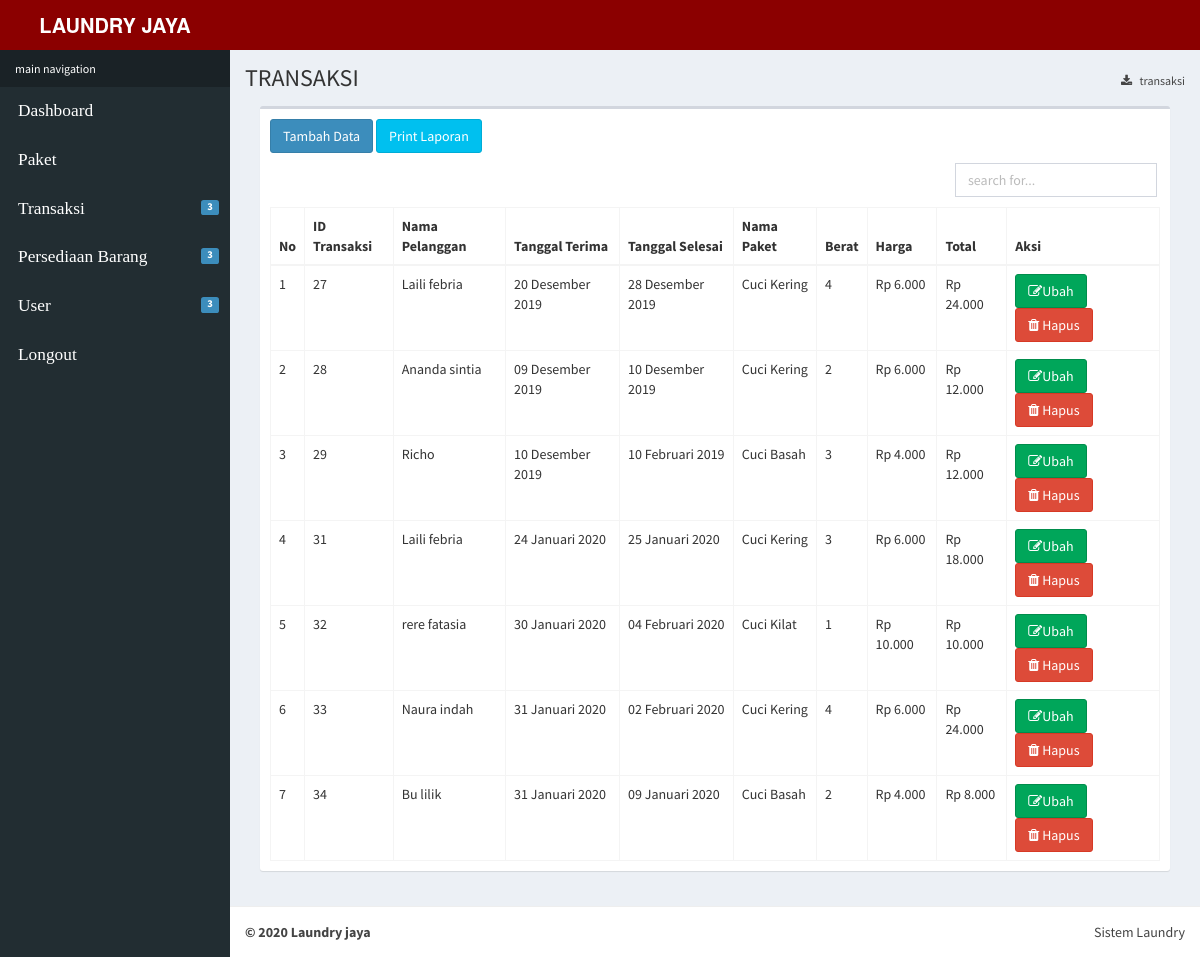
The page /index.php?p=transaksi (signed in) on the database its author committed.
### tables this page shows
CREATE TABLE `transaksi` (
  `id_trans` int(255) NOT NULL,
  `nama_pelanggan` varchar(255) NOT NULL,
  `tgl_terima` date NOT NULL,
  `tgl_selesai` date NOT NULL,
  `nama_paket` varchar(255) NOT NULL,
  `berat` int(255) NOT NULL,
  `harga` int(11) NOT NULL,
  `total` int(100) NOT NULL,
  `status` varchar(255) NOT NULL
);

### transaksi/transaksi_index.php (the view, shortened to what this page needs)
<section class="content-header">
  <h1>
    TRANSAKSI
  </h1>
  <ol class="breadcrumb">
    <li><a href="#"><i class="fa fa-download"></i> transaksi</a></li>
  </ol>
<section class="content">
  <div class="row">
    <div class="col-xs-12">
      <div class="box">
        <div class="box-header">
        <a href="?p=input_transaksi">
          <button type="button" class="btn btn-primary">Tambah Data</button>
        </a>
        <button type="button" class="btn btn-info" data-toggle="modal" data-target="#myModal">Print Laporan</button>
        </div>
        <div class="box-body">
        <div class="col-md-12 col-sm-12">
            <div style="float: right; width: 50%; padding: 10px; margin-top: -20px; margin-right: -230px;">
              <form action="" method="post" class="d-none d-md-inline-block form-inline ml-auto mr-0 mr-md my-1 my-md-0">
                <div class="input-group">
                  <input type="text" class="form-control" name="cari" autofocus placeholder="search for..." aria-label="search" aria-describedby="basic-addon2" autocomplete="off"  id="keyword">
               </div>
             </form>
          </div>
          </div>
          <?php
                $cari="";
              ?>
          <table id="example2" class="table table-bordered table-hover">
            <thead>
              <tr>
                <th>No</th>
                <th>ID Transaksi</th>
                <th>Nama Pelanggan</th>
                <th>Tanggal Terima</th>
                <th>Tanggal Selesai</th>
                <th>Nama Paket</th>
                <th>Berat</th>
                <th>Harga</th>
                <th>Total</th>
                <th>Aksi</th>
              </tr>
            </thead>
            <tbody>
              <tr>
              <?php
              include 'koneksi.php';
                $query="SELECT * FROM transaksi where nama_pelanggan like '%".$cari."%'";
                $no = 1;
                $sql= mysqli_query($connect, $query);
                if(mysqli_num_rows($sql) >0){
                    while($data=mysqli_fetch_assoc($sql)){
                ?>
                  <tr>
                  <td><?php echo $no++;?></td>
                  <td><?php echo $data['id_trans'];?></td>
                  <td><?php echo $data['nama_pelanggan'];?></td>
                  <td><?php echo TanggalIndo($data['tgl_terima']);?></td>
                  <td><?php echo TanggalIndo($data['tgl_selesai']);?></td>
                  <td><?php echo $data['nama_paket'];?></td>
                  <td><?php echo $data['berat'];?></td>
                  <td><?php echo "Rp ".number_format("$data[harga]",'0','.','.')?></td>
                  <td><?php echo "Rp ".number_format("$data[total]",'0','.','.')?></td>
                  <td><a href="index.php?p=edit_transaksi&id_trans=<?php echo $data["id_trans"]; ?>" class="btn btn-success"><i class="fa fa-edit"></i>Ubah</a>
                  <a href="index.php?p=hapus_transaksi&id_trans=<?php echo $data["id_trans"]; ?>" onclick=" return confirm('Anda Yakin Menghapus Data Ini');" class="btn btn-danger"><i class="fa fa-trash"></i> Hapus</a>
                  </td>
                  </tr>
                  <?php
                }
              }
              ?>
              </tr>
              </tbody>
          </table>
        </div>
      </div>
    </div>
    </div>
    </div>
  </div>

### rows shown on the page
transaksi: id_trans "27", nama_pelanggan "Laili febria", tgl_terima "20 Desember 2019", tgl_selesai "28 Desember 2019", nama_paket "Cuci Kering", berat "4", harga "6.000", total "24.000"
transaksi: id_trans "28", nama_pelanggan "Ananda sintia", tgl_terima "09 Desember 2019", tgl_selesai "10 Desember 2019", nama_paket "Cuci Kering", berat "2", harga "6.000", total "12.000"
transaksi: id_trans "29", nama_pelanggan "Richo", tgl_terima "10 Desember 2019", tgl_selesai "10 Februari 2019", nama_paket "Cuci Basah", berat "3", harga "4.000", total "12.000"
transaksi: id_trans "31", nama_pelanggan "Laili febria", tgl_terima "24 Januari 2020", tgl_selesai "25 Januari 2020", nama_paket "Cuci Kering", berat "3", harga "6.000", total "18.000"
transaksi: id_trans "32", nama_pelanggan "rere fatasia", tgl_terima "30 Januari 2020", tgl_selesai "04 Februari 2020", nama_paket "Cuci Kilat", berat "1", harga "10.000", total "10.000"
transaksi: id_trans "33", nama_pelanggan "Naura indah", tgl_terima "31 Januari 2020", tgl_selesai "02 Februari 2020", nama_paket "Cuci Kering", berat "4", harga "6.000", total "24.000"
transaksi: id_trans "34", nama_pelanggan "Bu lilik", tgl_terima "31 Januari 2020", tgl_selesai "09 Januari 2020", nama_paket "Cuci Basah", berat "2", harga "4.000", total "8.000"
